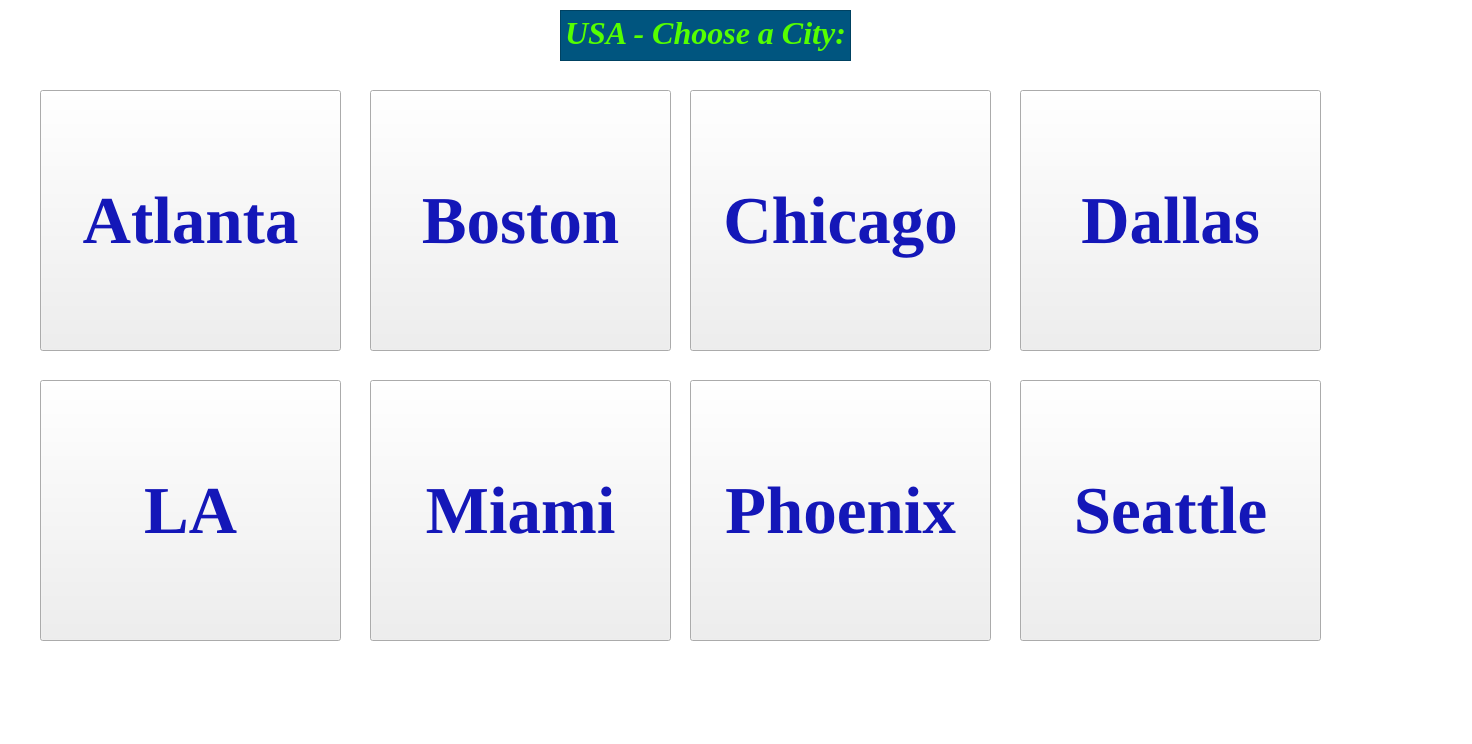
<?xml version="1.0" encoding="UTF-8"?>
<ui version="4.0">
 <class>Form</class>
 <widget class="QWidget" name="Form">
  <property name="geometry">
   <rect>
    <x>0</x>
    <y>0</y>
    <width>1472</width>
    <height>744</height>
   </rect>
  </property>
  <property name="windowTitle">
   <string>Form</string>
  </property>
  <widget class="QTextEdit" name="textEdit">
   <property name="geometry">
    <rect>
     <x>560</x>
     <y>10</y>
     <width>291</width>
     <height>51</height>
    </rect>
   </property>
   <property name="palette">
    <palette>
     <active>
      <colorrole role="WindowText">
       <brush brushstyle="SolidPattern">
        <color alpha="255">
         <red>0</red>
         <green>0</green>
         <blue>0</blue>
        </color>
       </brush>
      </colorrole>
      <colorrole role="Button">
       <brush brushstyle="SolidPattern">
        <color alpha="255">
         <red>0</red>
         <green>85</green>
         <blue>127</blue>
        </color>
       </brush>
      </colorrole>
      <colorrole role="Light">
       <brush brushstyle="SolidPattern">
        <color alpha="255">
         <red>255</red>
         <green>255</green>
         <blue>255</blue>
        </color>
       </brush>
      </colorrole>
      <colorrole role="Midlight">
       <brush brushstyle="SolidPattern">
        <color alpha="255">
         <red>255</red>
         <green>255</green>
         <blue>255</blue>
        </color>
       </brush>
      </colorrole>
      <colorrole role="Dark">
       <brush brushstyle="SolidPattern">
        <color alpha="255">
         <red>127</red>
         <green>127</green>
         <blue>127</blue>
        </color>
       </brush>
      </colorrole>
      <colorrole role="Mid">
       <brush brushstyle="SolidPattern">
        <color alpha="255">
         <red>170</red>
         <green>170</green>
         <blue>170</blue>
        </color>
       </brush>
      </colorrole>
      <colorrole role="Text">
       <brush brushstyle="SolidPattern">
        <color alpha="255">
         <red>0</red>
         <green>0</green>
         <blue>0</blue>
        </color>
       </brush>
      </colorrole>
      <colorrole role="BrightText">
       <brush brushstyle="SolidPattern">
        <color alpha="255">
         <red>255</red>
         <green>255</green>
         <blue>255</blue>
        </color>
       </brush>
      </colorrole>
      <colorrole role="ButtonText">
       <brush brushstyle="SolidPattern">
        <color alpha="255">
         <red>0</red>
         <green>0</green>
         <blue>0</blue>
        </color>
       </brush>
      </colorrole>
      <colorrole role="Base">
       <brush brushstyle="SolidPattern">
        <color alpha="255">
         <red>0</red>
         <green>85</green>
         <blue>127</blue>
        </color>
       </brush>
      </colorrole>
      <colorrole role="Window">
       <brush brushstyle="SolidPattern">
        <color alpha="255">
         <red>0</red>
         <green>85</green>
         <blue>127</blue>
        </color>
       </brush>
      </colorrole>
      <colorrole role="Shadow">
       <brush brushstyle="SolidPattern">
        <color alpha="255">
         <red>0</red>
         <green>0</green>
         <blue>0</blue>
        </color>
       </brush>
      </colorrole>
      <colorrole role="AlternateBase">
       <brush brushstyle="SolidPattern">
        <color alpha="255">
         <red>255</red>
         <green>255</green>
         <blue>255</blue>
        </color>
       </brush>
      </colorrole>
      <colorrole role="ToolTipBase">
       <brush brushstyle="SolidPattern">
        <color alpha="255">
         <red>255</red>
         <green>255</green>
         <blue>220</blue>
        </color>
       </brush>
      </colorrole>
      <colorrole role="ToolTipText">
       <brush brushstyle="SolidPattern">
        <color alpha="255">
         <red>0</red>
         <green>0</green>
         <blue>0</blue>
        </color>
       </brush>
      </colorrole>
     </active>
     <inactive>
      <colorrole role="WindowText">
       <brush brushstyle="SolidPattern">
        <color alpha="255">
         <red>0</red>
         <green>0</green>
         <blue>0</blue>
        </color>
       </brush>
      </colorrole>
      <colorrole role="Button">
       <brush brushstyle="SolidPattern">
        <color alpha="255">
         <red>0</red>
         <green>85</green>
         <blue>127</blue>
        </color>
       </brush>
      </colorrole>
      <colorrole role="Light">
       <brush brushstyle="SolidPattern">
        <color alpha="255">
         <red>255</red>
         <green>255</green>
         <blue>255</blue>
        </color>
       </brush>
      </colorrole>
      <colorrole role="Midlight">
       <brush brushstyle="SolidPattern">
        <color alpha="255">
         <red>255</red>
         <green>255</green>
         <blue>255</blue>
        </color>
       </brush>
      </colorrole>
      <colorrole role="Dark">
       <brush brushstyle="SolidPattern">
        <color alpha="255">
         <red>127</red>
         <green>127</green>
         <blue>127</blue>
        </color>
       </brush>
      </colorrole>
      <colorrole role="Mid">
       <brush brushstyle="SolidPattern">
        <color alpha="255">
         <red>170</red>
         <green>170</green>
         <blue>170</blue>
        </color>
       </brush>
      </colorrole>
      <colorrole role="Text">
       <brush brushstyle="SolidPattern">
        <color alpha="255">
         <red>0</red>
         <green>0</green>
         <blue>0</blue>
        </color>
       </brush>
      </colorrole>
      <colorrole role="BrightText">
       <brush brushstyle="SolidPattern">
        <color alpha="255">
         <red>255</red>
         <green>255</green>
         <blue>255</blue>
        </color>
       </brush>
      </colorrole>
      <colorrole role="ButtonText">
       <brush brushstyle="SolidPattern">
        <color alpha="255">
         <red>0</red>
         <green>0</green>
         <blue>0</blue>
        </color>
       </brush>
      </colorrole>
      <colorrole role="Base">
       <brush brushstyle="SolidPattern">
        <color alpha="255">
         <red>0</red>
         <green>85</green>
         <blue>127</blue>
        </color>
       </brush>
      </colorrole>
      <colorrole role="Window">
       <brush brushstyle="SolidPattern">
        <color alpha="255">
         <red>0</red>
         <green>85</green>
         <blue>127</blue>
        </color>
       </brush>
      </colorrole>
      <colorrole role="Shadow">
       <brush brushstyle="SolidPattern">
        <color alpha="255">
         <red>0</red>
         <green>0</green>
         <blue>0</blue>
        </color>
       </brush>
      </colorrole>
      <colorrole role="AlternateBase">
       <brush brushstyle="SolidPattern">
        <color alpha="255">
         <red>255</red>
         <green>255</green>
         <blue>255</blue>
        </color>
       </brush>
      </colorrole>
      <colorrole role="ToolTipBase">
       <brush brushstyle="SolidPattern">
        <color alpha="255">
         <red>255</red>
         <green>255</green>
         <blue>220</blue>
        </color>
       </brush>
      </colorrole>
      <colorrole role="ToolTipText">
       <brush brushstyle="SolidPattern">
        <color alpha="255">
         <red>0</red>
         <green>0</green>
         <blue>0</blue>
        </color>
       </brush>
      </colorrole>
     </inactive>
     <disabled>
      <colorrole role="WindowText">
       <brush brushstyle="SolidPattern">
        <color alpha="255">
         <red>127</red>
         <green>127</green>
         <blue>127</blue>
        </color>
       </brush>
      </colorrole>
      <colorrole role="Button">
       <brush brushstyle="SolidPattern">
        <color alpha="255">
         <red>0</red>
         <green>85</green>
         <blue>127</blue>
        </color>
       </brush>
      </colorrole>
      <colorrole role="Light">
       <brush brushstyle="SolidPattern">
        <color alpha="255">
         <red>255</red>
         <green>255</green>
         <blue>255</blue>
        </color>
       </brush>
      </colorrole>
      <colorrole role="Midlight">
       <brush brushstyle="SolidPattern">
        <color alpha="255">
         <red>255</red>
         <green>255</green>
         <blue>255</blue>
        </color>
       </brush>
      </colorrole>
      <colorrole role="Dark">
       <brush brushstyle="SolidPattern">
        <color alpha="255">
         <red>127</red>
         <green>127</green>
         <blue>127</blue>
        </color>
       </brush>
      </colorrole>
      <colorrole role="Mid">
       <brush brushstyle="SolidPattern">
        <color alpha="255">
         <red>170</red>
         <green>170</green>
         <blue>170</blue>
        </color>
       </brush>
      </colorrole>
      <colorrole role="Text">
       <brush brushstyle="SolidPattern">
        <color alpha="255">
         <red>127</red>
         <green>127</green>
         <blue>127</blue>
        </color>
       </brush>
      </colorrole>
      <colorrole role="BrightText">
       <brush brushstyle="SolidPattern">
        <color alpha="255">
         <red>255</red>
         <green>255</green>
         <blue>255</blue>
        </color>
       </brush>
      </colorrole>
      <colorrole role="ButtonText">
       <brush brushstyle="SolidPattern">
        <color alpha="255">
         <red>127</red>
         <green>127</green>
         <blue>127</blue>
        </color>
       </brush>
      </colorrole>
      <colorrole role="Base">
       <brush brushstyle="SolidPattern">
        <color alpha="255">
         <red>0</red>
         <green>85</green>
         <blue>127</blue>
        </color>
       </brush>
      </colorrole>
      <colorrole role="Window">
       <brush brushstyle="SolidPattern">
        <color alpha="255">
         <red>0</red>
         <green>85</green>
         <blue>127</blue>
        </color>
       </brush>
      </colorrole>
      <colorrole role="Shadow">
       <brush brushstyle="SolidPattern">
        <color alpha="255">
         <red>0</red>
         <green>0</green>
         <blue>0</blue>
        </color>
       </brush>
      </colorrole>
      <colorrole role="AlternateBase">
       <brush brushstyle="SolidPattern">
        <color alpha="255">
         <red>255</red>
         <green>255</green>
         <blue>255</blue>
        </color>
       </brush>
      </colorrole>
      <colorrole role="ToolTipBase">
       <brush brushstyle="SolidPattern">
        <color alpha="255">
         <red>255</red>
         <green>255</green>
         <blue>220</blue>
        </color>
       </brush>
      </colorrole>
      <colorrole role="ToolTipText">
       <brush brushstyle="SolidPattern">
        <color alpha="255">
         <red>0</red>
         <green>0</green>
         <blue>0</blue>
        </color>
       </brush>
      </colorrole>
     </disabled>
    </palette>
   </property>
   <property name="font">
    <font>
     <family>Times New Roman</family>
    </font>
   </property>
   <property name="mouseTracking">
    <bool>false</bool>
   </property>
   <property name="styleSheet">
    <string notr="true">background-color: rgb(0, 85, 127);</string>
   </property>
   <property name="html">
    <string>&lt;!DOCTYPE HTML PUBLIC &quot;-//W3C//DTD HTML 4.0//EN&quot; &quot;http://www.w3.org/TR/REC-html40/strict.dtd&quot;&gt;
&lt;html&gt;&lt;head&gt;&lt;meta name=&quot;qrichtext&quot; content=&quot;1&quot; /&gt;&lt;style type=&quot;text/css&quot;&gt;
p, li { white-space: pre-wrap; }
&lt;/style&gt;&lt;/head&gt;&lt;body style=&quot; font-family:'Times New Roman'; font-size:8.25pt; font-weight:400; font-style:normal;&quot;&gt;
&lt;p align=&quot;center&quot; style=&quot; margin-top:0px; margin-bottom:0px; margin-left:0px; margin-right:0px; -qt-block-indent:0; text-indent:0px;&quot;&gt;&lt;span style=&quot; font-size:24pt; font-weight:600; font-style:italic; color:#55ff00;&quot;&gt;USA - Choose a City:&lt;/span&gt;&lt;/p&gt;&lt;/body&gt;&lt;/html&gt;</string>
   </property>
  </widget>
  <widget class="QTextEdit" name="textEdit_3">
   <property name="geometry">
    <rect>
     <x>-200</x>
     <y>-320</y>
     <width>1771</width>
     <height>1071</height>
    </rect>
   </property>
   <property name="styleSheet">
    <string notr="true">background-image: url(:/new/prefix1/TheWorld.jpg);</string>
   </property>
  </widget>
  <widget class="QPushButton" name="pushButton">
   <property name="geometry">
    <rect>
     <x>40</x>
     <y>90</y>
     <width>301</width>
     <height>261</height>
    </rect>
   </property>
   <property name="font">
    <font>
     <family>Times New Roman</family>
     <pointsize>50</pointsize>
     <weight>75</weight>
     <italic>false</italic>
     <bold>true</bold>
    </font>
   </property>
   <property name="styleSheet">
    <string notr="true">background-image: url(:/new/prefix1/atlanta.jpg);
color: rgb(20, 23, 184);
border-color: rgb(0, 85, 127);</string>
   </property>
   <property name="text">
    <string>Atlanta</string>
   </property>
  </widget>
  <widget class="QPushButton" name="pushButton_2">
   <property name="geometry">
    <rect>
     <x>370</x>
     <y>90</y>
     <width>301</width>
     <height>261</height>
    </rect>
   </property>
   <property name="font">
    <font>
     <family>Times New Roman</family>
     <pointsize>50</pointsize>
     <weight>75</weight>
     <italic>false</italic>
     <bold>true</bold>
    </font>
   </property>
   <property name="styleSheet">
    <string notr="true">background-image: url(:/new/prefix1/rsz_boston.jpg);
color: rgb(20, 23, 184);
border-color: rgb(0, 85, 127);</string>
   </property>
   <property name="text">
    <string>Boston</string>
   </property>
  </widget>
  <widget class="QPushButton" name="pushButton_3">
   <property name="geometry">
    <rect>
     <x>40</x>
     <y>380</y>
     <width>301</width>
     <height>261</height>
    </rect>
   </property>
   <property name="font">
    <font>
     <family>Times New Roman</family>
     <pointsize>50</pointsize>
     <weight>75</weight>
     <italic>false</italic>
     <bold>true</bold>
    </font>
   </property>
   <property name="styleSheet">
    <string notr="true">background-image: url(:/new/prefix1/la.jpg);
color: rgb(20, 23, 184);
border-color: rgb(0, 85, 127);</string>
   </property>
   <property name="text">
    <string>LA</string>
   </property>
  </widget>
  <widget class="QPushButton" name="pushButton_4">
   <property name="geometry">
    <rect>
     <x>370</x>
     <y>380</y>
     <width>301</width>
     <height>261</height>
    </rect>
   </property>
   <property name="font">
    <font>
     <family>Times New Roman</family>
     <pointsize>50</pointsize>
     <weight>75</weight>
     <italic>false</italic>
     <bold>true</bold>
    </font>
   </property>
   <property name="styleSheet">
    <string notr="true">background-image: url(:/new/prefix1/miami.jpg);
color: rgb(20, 23, 184);
border-color: rgb(0, 85, 127);</string>
   </property>
   <property name="text">
    <string>Miami</string>
   </property>
  </widget>
  <widget class="QPushButton" name="pushButton_5">
   <property name="geometry">
    <rect>
     <x>690</x>
     <y>380</y>
     <width>301</width>
     <height>261</height>
    </rect>
   </property>
   <property name="font">
    <font>
     <family>Times New Roman</family>
     <pointsize>50</pointsize>
     <weight>75</weight>
     <italic>false</italic>
     <bold>true</bold>
    </font>
   </property>
   <property name="styleSheet">
    <string notr="true">background-image: url(:/new/prefix1/phoenix.jpg);
color: rgb(20, 23, 184);
border-color: rgb(0, 85, 127);</string>
   </property>
   <property name="text">
    <string>Phoenix</string>
   </property>
  </widget>
  <widget class="QPushButton" name="pushButton_6">
   <property name="geometry">
    <rect>
     <x>1020</x>
     <y>380</y>
     <width>301</width>
     <height>261</height>
    </rect>
   </property>
   <property name="font">
    <font>
     <family>Times New Roman</family>
     <pointsize>50</pointsize>
     <weight>75</weight>
     <italic>false</italic>
     <bold>true</bold>
    </font>
   </property>
   <property name="styleSheet">
    <string notr="true">background-image: url(:/new/prefix1/seattle.jpg);
color: rgb(20, 23, 184);
border-color: rgb(0, 85, 127);</string>
   </property>
   <property name="text">
    <string>Seattle</string>
   </property>
  </widget>
  <widget class="QPushButton" name="pushButton_7">
   <property name="geometry">
    <rect>
     <x>690</x>
     <y>90</y>
     <width>301</width>
     <height>261</height>
    </rect>
   </property>
   <property name="font">
    <font>
     <family>Times New Roman</family>
     <pointsize>50</pointsize>
     <weight>75</weight>
     <italic>false</italic>
     <bold>true</bold>
    </font>
   </property>
   <property name="styleSheet">
    <string notr="true">background-image: url(:/new/prefix1/chicago.jpg);
color: rgb(20, 23, 184);
border-color: rgb(0, 85, 127);</string>
   </property>
   <property name="text">
    <string>Chicago</string>
   </property>
  </widget>
  <widget class="QPushButton" name="pushButton_8">
   <property name="geometry">
    <rect>
     <x>1020</x>
     <y>90</y>
     <width>301</width>
     <height>261</height>
    </rect>
   </property>
   <property name="font">
    <font>
     <family>Times New Roman</family>
     <pointsize>50</pointsize>
     <weight>75</weight>
     <italic>false</italic>
     <bold>true</bold>
    </font>
   </property>
   <property name="styleSheet">
    <string notr="true">background-image: url(:/new/prefix1/dallas.jpg);
color: rgb(20, 23, 184);
border-color: rgb(0, 85, 127);</string>
   </property>
   <property name="text">
    <string>Dallas</string>
   </property>
  </widget>
  <zorder>textEdit_3</zorder>
  <zorder>textEdit</zorder>
  <zorder>pushButton</zorder>
  <zorder>pushButton_2</zorder>
  <zorder>pushButton_3</zorder>
  <zorder>pushButton_4</zorder>
  <zorder>pushButton_5</zorder>
  <zorder>pushButton_6</zorder>
  <zorder>pushButton_7</zorder>
  <zorder>pushButton_8</zorder>
 </widget>
 <resources/>
 <connections/>
</ui>
